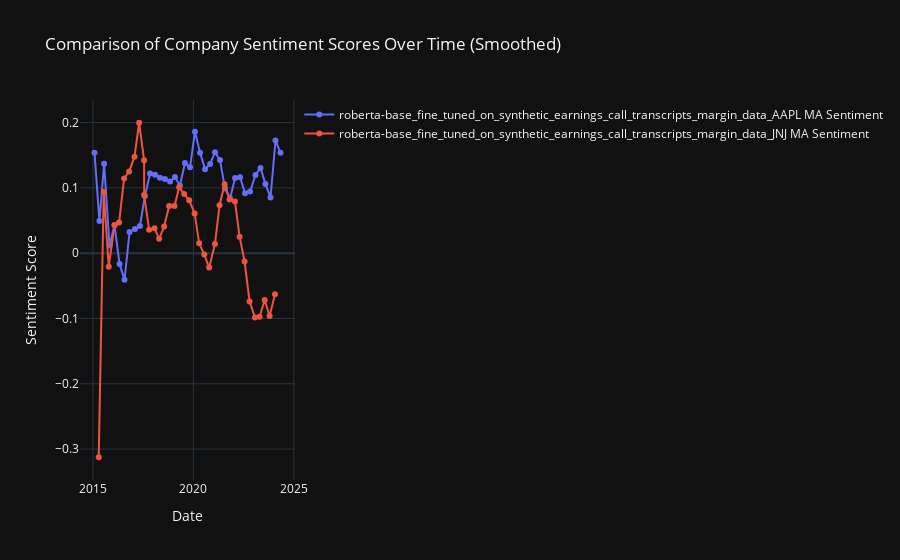

Notebook code for this chart:
### Code cell
import pandas as pd
import plotly.graph_objects as go

# Load original data
overview_df = pd.read_csv("../overview.csv")
overview_df['Date'] = pd.to_datetime(overview_df['Date'])

# # Load financial events data
# events_df = pd.read_csv("amenity_extractions.csv")
# events_df['Financial Events Publication Date'] = pd.to_datetime(events_df['Financial Events Publication Date'])

# # Rename columns for easier manipulation
# events_df.rename(columns={
#     'Financial Events Publication Date': 'Date',
#     'Company Info Company': 'Company Ticker',
#     'Financial Events Polarity': 'Polarity'
# }, inplace=True)

# # Calculate sentiment score for each date and company
# polarity_count = events_df.groupby(['Date', 'Company Ticker', 'Polarity']).size().unstack(fill_value=0)
# polarity_count['Sentiment Score'] = (polarity_count.get('pos', 0) - polarity_count.get('neg', 0)) / \
#                                     (polarity_count.get('pos', 0) + polarity_count.get('neg', 0) + 1)

# polarity_count.reset_index(inplace=True)

# Window size for moving average
window_size = 15

# Create a Plotly figure
fig = go.Figure()

# Plotting original data: moving average sentiment score
for company in overview_df['Company Ticker'].unique():
    company_df = overview_df[overview_df['Company Ticker'] == company].copy()
    company_df.sort_values('Date', inplace=True)
    company_df['MA Sentiment Score'] = company_df['Sentiment Score'].rolling(window=window_size, min_periods=1).mean()
    fig.add_trace(go.Scatter(x=company_df['Date'], y=company_df['MA Sentiment Score'], mode='lines+markers', name=f"{company} MA Sentiment"))

# # Plotting new data: moving average of sentiment score from financial events
# for company in polarity_count['Company Ticker'].unique():
#     company_df = polarity_count[polarity_count['Company Ticker'] == company]
#     company_df.sort_values('Date', inplace=True)
#     company_df['MA Sentiment Score'] = company_df['Sentiment Score'].rolling(window=window_size, min_periods=1).mean()
#     fig.add_trace(go.Scatter(x=company_df['Date'], y=company_df['MA Sentiment Score'], mode='lines', name=f"{company} Events MA Sentiment"))

# Update layout
fig.update_layout(title='Comparison of Company Sentiment Scores Over Time (Smoothed)',
                  xaxis_title='Date',
                  yaxis_title='Sentiment Score',
                  template='plotly_dark')

# Show the plot
fig.show()

### Figure 1 — Plotly figure (JSON) as saved in the notebook; plotly's stock layout.template omitted (floating-point values rounded to 4 significant figures)
{"data": [{"mode": "lines+markers", "name": "roberta-base_fine_tuned_on_synthetic_earnings_call_transcripts_margin_data_AAPL MA Sentiment", "type": "scatter", "x": ["2015-01-27T20:38:04", "2015-04-27T20:48:04", "2015-07-21T20:25:06", "2015-10-27T22:59:03", "2016-01-26T23:13:06", "2016-04-26T20:27:14", "2016-07-26T21:01:38", "2016-10-25T21:35:27", "2017-01-31T20:27:17", "2017-05-02T20:13:31", "2017-08-01T20:16:02", "2017-11-02T20:46:16", "2018-02-01T20:58:03", "2018-05-01T20:35:14", "2018-07-31T20:39:09", "2018-11-01T20:47:23", "2019-01-29T21:05:03", "2019-04-30T19:54:09", "2019-07-30T22:26:08", "2019-10-30T22:27:05", "2020-01-28T21:35:41", "2020-04-30T21:51:10", "2020-07-30T23:35:04", "2020-10-29T23:40:53", "2021-01-27T20:48:03", "2021-04-28T21:17:11", "2021-07-27T23:13:05", "2021-10-28T21:25:05", "2022-01-27T20:19:05", "2022-04-28T19:21:03", "2022-07-28T21:11:05", "2022-10-27T19:46:03", "2023-02-02T21:33:03", "2023-05-04T21:35:32", "2023-08-03T21:47:09", "2023-11-02T21:32:21", "2024-02-01T20:17:02", "2024-05-02T20:30:10"], "y": [0.1538, 0.04915, 0.1369, 0.01179, 0.04276, -0.01645, -0.04088, 0.03241, 0.03704, 0.04167, 0.08747, 0.1218, 0.1202, 0.1155, 0.1134, 0.1098, 0.1165, 0.1036, 0.1381, 0.1317, 0.1859, 0.1539, 0.1287, 0.1364, 0.1547, 0.1426, 0.09923, 0.08368, 0.1151, 0.1162, 0.09173, 0.09426, 0.1197, 0.1305, 0.1058, 0.08527, 0.1726, 0.1536]}, {"mode": "lines+markers", "name": "roberta-base_fine_tuned_on_synthetic_earnings_call_transcripts_margin_data_JNJ MA Sentiment", "type": "scatter", "x": ["2015-04-14T15:17:04", "2015-07-14T18:42:07", "2015-10-13T15:45:05", "2016-01-26T15:29:08", "2016-04-19T12:19:14", "2016-07-19T15:19:31", "2016-10-18T19:35:17", "2017-01-24T18:31:02", "2017-04-18T15:14:07", "2017-07-18T14:29:06", "2017-07-18T14:29:06", "2017-10-17T16:17:05", "2018-01-23T17:39:02", "2018-04-17T16:33:05", "2018-07-17T16:58:05", "2018-10-16T15:17:08", "2019-01-22T14:44:18", "2019-04-16T14:21:20", "2019-07-16T16:10:40", "2019-10-15T15:47:03", "2020-01-22T14:43:06", "2020-04-14T16:37:09", "2020-07-16T15:56:07", "2020-10-13T16:20:03", "2021-01-26T14:02:20", "2021-04-20T15:37:06", "2021-07-21T12:58:03", "2021-10-19T12:41:04", "2022-01-25T12:44:01", "2022-04-19T10:23:05", "2022-07-19T13:27:05", "2022-10-18T09:52:05", "2023-01-24T13:21:02", "2023-04-18T12:09:12", "2023-07-20T12:26:06", "2023-10-17T12:26:02", "2024-01-23T13:14:12"], "y": [-0.3125, 0.09375, -0.02083, 0.0432, 0.04706, 0.1145, 0.1249, 0.1478, 0.1997, 0.1422, 0.08891, 0.03605, 0.03808, 0.02197, 0.04102, 0.07211, 0.07211, 0.1009, 0.09077, 0.08104, 0.06094, 0.0151, -0.002077, -0.02205, 0.01406, 0.07332, 0.1055, 0.0823, 0.07912, 0.02527, -0.01276, -0.07387, -0.0985, -0.09738, -0.07183, -0.09612, -0.06278]}], "layout": {"title": {"text": "Comparison of Company Sentiment Scores Over Time (Smoothed)"}, "xaxis": {"title": {"text": "Date"}}, "yaxis": {"title": {"text": "Sentiment Score"}}}}
